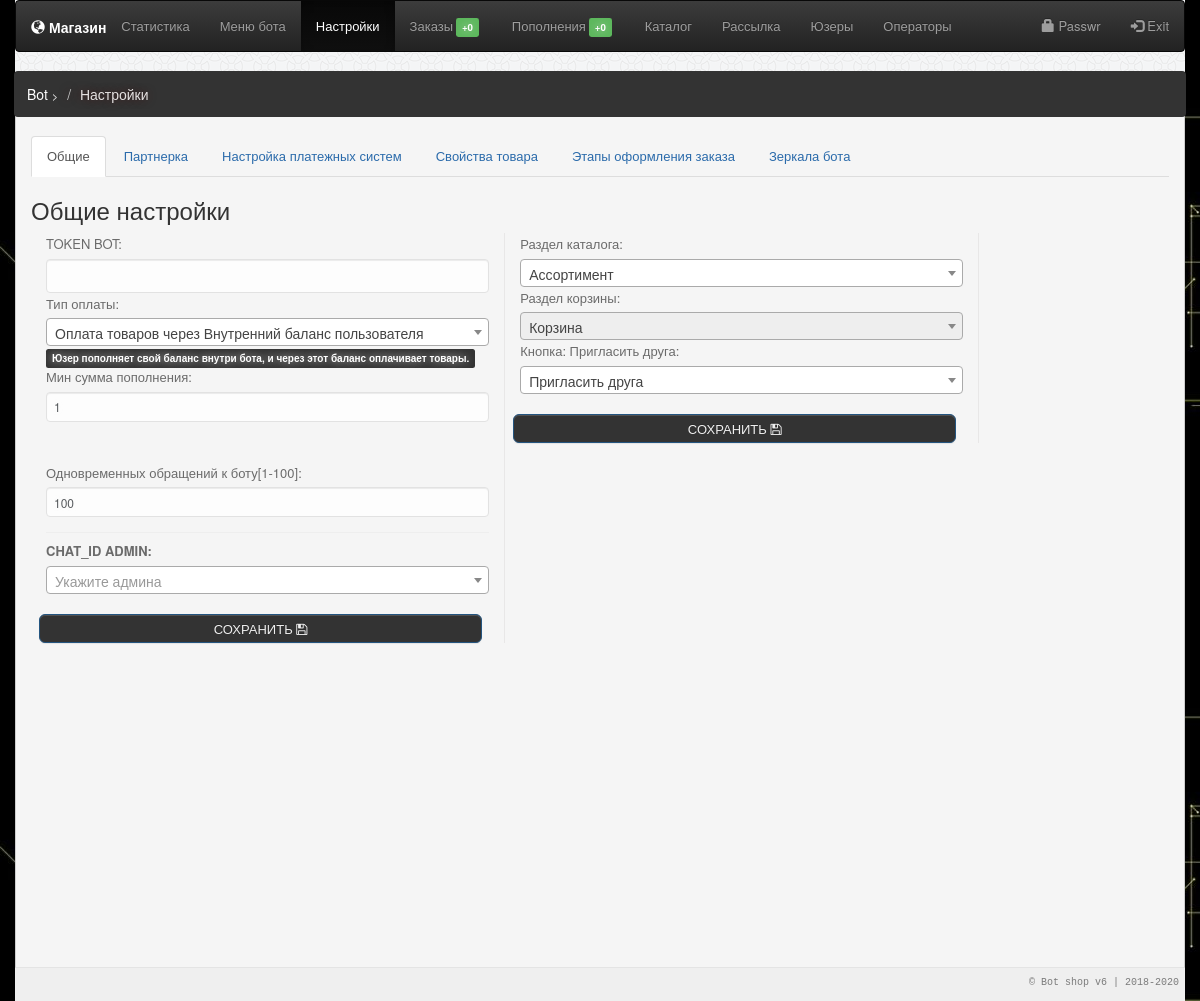
/options/ (signed in), run on the app's committed database.
### tables this page shows
CREATE TABLE `a_menu` (
  `id` int(11) NOT NULL,
  `name` text NOT NULL,
  `alias` text NOT NULL,
  `modal` text NOT NULL,
  `sid` int(11) NOT NULL,
  `pid` text,
  `operator` int(11) NOT NULL,
  `active` int(11) NOT NULL
);

CREATE TABLE `setting` (
  `id` int(11) NOT NULL,
  `ref_bonus` text NOT NULL,
  `ref_at_friend` text NOT NULL,
  `ref_friend_5` int(11) NOT NULL,
  `ref_friend_15` int(11) NOT NULL,
  `ref_friend_30` int(11) NOT NULL,
  `ref_friend_50` int(11) NOT NULL,
  `ref_friend_100` int(11) NOT NULL,
  `type_referer` int(11) NOT NULL,
  `gain_proc` int(11) NOT NULL,
  `start_bonus` int(11) NOT NULL,
  `daily_bonus` int(11) NOT NULL,
  `qiwi_token` text NOT NULL,
  `qiwi_wallet` text NOT NULL,
  `bot_token` text NOT NULL,
  `bot_name` text NOT NULL,
  `bot_username` text NOT NULL,
  `max_connections` int(11) NOT NULL,
  `chat_id_admin` int(11) NOT NULL,
  `catalog_id` int(11) NOT NULL,
  `basket_id` int(11) NOT NULL,
  `step_text` text NOT NULL,
  `step_get_name` int(11) NOT NULL,
  `how` int(11) NOT NULL,
  `get_phone` int(11) NOT NULL,
  `salute` text NOT NULL,
  `confirmations` int(11) NOT NULL,
  `wallet` text NOT NULL,
  `level_btc` text NOT NULL,
  `token_list` text NOT NULL,
  `ref_button` int(11) NOT NULL,
  `qiwi_method` int(11) NOT NULL,
  `type_payment` int(11) NOT NULL,
  `min_sum_balance` int(11) NOT NULL
);

### www/db.php (called while the page is built, shortened)
<?php
	$rang = intval($_SESSION['rang']);
?>

### www/functions.php (called while the page is built, shortened)
<?php
	include('db.php');
	function get_title($title)
	{
		global $db;
		$s = "SELECT `name` FROM `a_menu` WHERE `alias` = '$title'";
		$r = mysqli_query($db, $s);
		$ok = mysqli_fetch_assoc($r);
		$num = mysqli_num_rows($r);
		if($num > 0){ return $ok['name']; }
	}
?>

### www/pages_x/a_options.php (the view, shortened to what this page needs)
<div class="col-md-12">
<ul class="nav nav-tabs">
	<li class="active"><a data-toggle="tab" href="#home">Общие</a></li>
	<li ><a data-toggle="tab" href="#refers">Партнерка</a></li>
	<li><a data-toggle="tab" href="#menu1">Настройка платежных систем</a></li>
	<li ><a data-toggle="tab" href="#prop_list">Свойства товара</a></li>
	<li ><a data-toggle="tab" href="#order_step">Этапы оформления заказа</a></li>
	<li ><a data-toggle="tab" href="#bot_manager">Зеркала бота</a></li>
</ul>
 <div class="tab-content">
   <div id="home" class="tab-pane fade in active">
     <h3>Общие настройки</h3>
	<?
		$s = "SELECT `qiwi_token`,`bot_token`,`max_connections`,`chat_id_admin`,`type_payment`,`min_sum_balance` FROM `setting` WHERE `id` = '1'";
		$r = mysqli_query($db,$s);
		$data_x = mysqli_fetch_assoc($r);
		$type_payment = $data_x['type_payment'];
		$type_pay[1] = 'Юзер пополняет свой баланс внутри бота, и через этот баланс оплачивает товары.';
		$type_pay[2] = 'Юзер добавляет товары в корзину, создает заказ и оплачивает его.';
	?>
	<div class="col-md-5">
	<form id="data_setting_bot">
		<label class="control-label" >TOKEN BOT:</label>
		<input type="password" class="form-control" name='bot_token' value='<?=$data_x['bot_token'];?>'>
		<label class="control-label" >Тип оплаты:</label>
		<label class='label label-primary info_type_payment'><?=$type_pay[$type_payment];?></label>
		<span id='box_min_sum_balance' <?if($type_payment == 2){ echo 'style="display:none;"';}?>>
			<label class="control-label" >Мин сумма пополнения:</label>
			<input type="text" class="form-control" name='min_sum_balance' value='<?=$data_x['min_sum_balance'];?>' placeholder='100' style='width:100%;'>
		</span>
		<br><br>
		<label class="control-label" >Одновременных обращений к боту[1-100]:</label>
		<input type="text" class="form-control" name='max_connections' value='<?=$data_x['max_connections'];?>' placeholder='min 35' style='width:100%;'>
		<hr>
		<label class="control-label"><b>CHAT_ID ADMIN:</b></label>
	</form>
	<br>
	<button type="button" class="btn btn-primary btn-lg btn_ save_opt_bot" style='width:100%;'>Сохранить <i class="fa fa-floppy-o" aria-hidden="true"></i></button>
	</div>
<div class="col-md-5">
	<form id="data_setting2">
		<label class="control-label" >Раздел каталога:</label>
		<label class="control-label" >Раздел корзины:</label>
		<label class="control-label" >Кнопка: Пригласить друга:</label>
	</form>
	<br>
	<button type="button" class="btn btn-primary btn-lg btn_ save_opt2" style='width:100%;'>Сохранить <i class="fa fa-floppy-o" aria-hidden="true"></i></button>
	</div>
   </div>
 </div>
</div>

### www/pages_x/head.php (shortened to what this page needs)
<!DOCTYPE html>
<html>
<head>
	<link rel="stylesheet" href="/css/font-awesome.min.css">
	<link rel="stylesheet" href="//netdna.bootstrapcdn.com/bootstrap/3.3.2/css/bootstrap.min.css">
	<link rel="stylesheet" href="//netdna.bootstrapcdn.com/bootstrap/3.3.2/css/bootstrap-theme.min.css">
     <link rel="stylesheet" href="//code.jquery.com/ui/1.12.1/themes/base/jquery-ui.css">
	<link rel="stylesheet" type="text/css" href="https://cdn.datatables.net/1.10.16/css/jquery.dataTables.css">
	<link rel="stylesheet" href="/css/style.css" >
	<link href="https://cdnjs.cloudflare.com/ajax/libs/select2/4.0.6-rc.0/css/select2.min.css" rel="stylesheet" />
</head>
<body class="hold-transition skin-blue sidebar-mini">

### www/pages_x/header.php
<div class='container'>
<nav class="navbar navbar-inverse">
  <div class="container-fluid">
    <div class="navbar-header">
		<span class='glyphicon glyphicon-globe'></span> <b>Магазин</b>
    </div>
    <ul class="nav navbar-nav">
	<?
		if($rang == 2){ $param = " AND `operator` = '1' "; } else { $param = ''; }
		$r = mysqli_query($db,"SELECT `id`,`sid`,`name`,`alias` FROM `a_menu` WHERE `active` = '0' $param ORDER BY `sid` ASC");
		while($menu = mysqli_fetch_assoc($r))
		{
			if($act == $menu['alias']){ $sel = 'active'; } else { $sel = ''; }
			if($menu['alias'] == 'orders')
			{
				$rx = mysqli_query($db,"SELECT `id` FROM `a_zakaz` WHERE `status` = '2'");
				$news = mysqli_num_rows($rx);
				$info = '<span class="label label-success" style="margin:0 3px;color:#fff;">+'.$news.'</span>';
			}elseif($menu['alias'] == 'payments')
			{
				$rx = mysqli_query($db,"SELECT `id` FROM `payment_users` WHERE `status` = '2'");
				$all = mysqli_num_rows($rx);
				$info = '<span class="label label-success" style="margin:0 3px;color:#fff;">+'.$all.'</span>';
			}else { $info = ''; }
	?>
      <li class="<?=$sel;?>"><a href="/<?=$menu['alias'];?>/"><?=$menu['name'].$info;?></a></li>
		<?}?>
    </ul>
    <ul class="nav navbar-nav navbar-right">
      <li><a href='#' class='link_head edit_pwd' data-toggle="modal" data-target="#edit_pwd"><span class="glyphicon glyphicon-lock"></span> Passwr</a></li>
      <li><a href='/logout/' class='link_head'><span class="glyphicon glyphicon-log-in"></span> Exit</a></li>
    </ul>
  </div>
</nav>
	<div class="col-md-12 breadcrumb_" >
		<ul class="breadcrumb">
		  <li><a href="/bot/">Bot</a> <span class="divider"> > </span></li>
		  <li class="active_bread"><?=$title;?></li>
		</ul>
	</div>
<div class='row row_x'>

### www/index.php (shortened to what this page needs)
<?php
	include('functions.php');
	global $db;
	$act = strip_tags($_GET['act']);
	preg_match("/^[a-zA-Z0-9\w]+/", $act,$actx);
	$act = $actx[0];
	$title = get_title($act);
	include(dir.'head.php');
	include(dir.'header.php');
	if(!empty($act))
	{
	?>
	<?
		if(!empty($act))
		{
			$in = dir.'a_'.$act.'.php';
		}
		if(file_exists($in)){ include($in); }
		?>
		<?
	}
	include(dir.'footer.php');
?>

### www/pages_x/footer.php (shortened to what this page needs)
</div>
	<footer class="my-5 pt-5 text-muted text-center text-small">
       <p class="mb-1">© Bot shop v6 | 2018-<?=date('Y');?></p>
      </footer>
</body>

### www/css/style.css (style rules this page uses)
body { background:url('/img/bx.jpg') fixed; }
.container { background:#fff;min-height: 666px;padding: 0; }
.row { margin:0; }
.label { color: #717171;text-shadow: -1px 0px 8px rgba(218, 218, 218, 0.89); }
hr { margin-top: 15px;margin-bottom: 7px; }
.breadcrumb { background:#333333;font-size: 14px;padding: 13px; }
.breadcrumb > li > a { color:#fff; }
.active_bread { color: #e4e1e1;text-shadow: -1px 0px 8px rgba(68, 23, 23, 0.89); }
.divider { color: #efefef;font-size: 11px; }
.link_head { color:#ffffff;font-size: 11px;text-shadow: -1px 0px 8px rgba(72, 72, 72, 0.89); }
.btn { background: #407590;color:#efefef; }
.breadcrumb_ { padding:0;margin:-1px;width: 100.18%; }
.form-control { background-color: #fdfdfd;border: 1px solid #e2e2e2; }
input[type="text"] { text-shadow: -1px 0px 8px rgba(247, 247, 247, 0.89); }
.container { background:url('/img/light.png'); }
.row_x { border: 1px #cecece solid;border-bottom: 1px #e4e4e4 solid;background: whitesmoke;min-height: 896px;padding-bottom: 29px; }
.btn_ { float: right; background:#333333; padding: 5px 10px; font-size: 13px; text-transform: uppercase; position: relative; left: -7px; }
.text-muted { color: #7b7b7b; background: #efefef; font-size: 10px; padding: 8px 6px 0; height: 33px; font-family: monospace; cursor: default; text-align: right; }
.navbar-nav>li>a { font-size:13px; }
.navbar-header { padding-top:16px;color:#fff; }
.nav-tabs>li>a { color: #2b6bab;font-size: 13px; }

### www/pages_x/a_options.php (style rules this page uses)
label { color: #6f6e6e; font-weight: 300; font-size: 17px; }
label { color: #6b6b6b;font-weight: 300;font-size: 13px; }
.col-md-5 { border-right: 1px #e8e7e7 solid; }
input[type="text"] { font-weight:300;color:#575a5d;padding:4px 7px;height:30px;font-size:12px;width: 82%; }
button { width:100%; }
.info_type_payment { color:#fff;background:#333;font-size:10px; }

### data on the page
a_menu: name "Статистика"
a_menu: name "Меню бота"
a_menu: name "Настройки"
a_menu: name "Заказы", news "0"
a_menu: name "Пополнения", all "0"
a_menu: name "Каталог"
a_menu: name "Рассылка"
a_menu: name "Юзеры"
a_menu: name "Операторы"
setting: type_payment "Юзер пополняет свой баланс внутри бота, и через этот баланс оплачивает товары.", min_sum_balance "1", max_connections "100"
